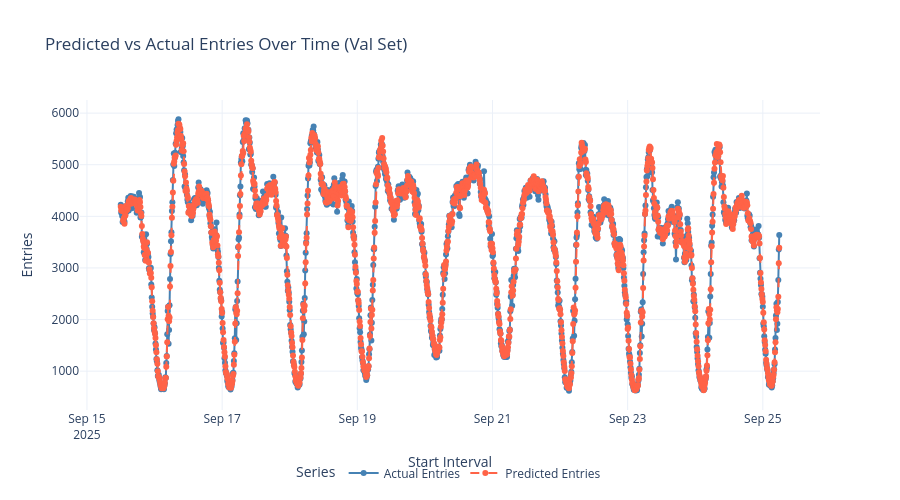

The notebook cell saved with this chart:
### Code cell
import pandas as pd
import plotly.graph_objects as go


input_path = "/Users/athmiha/Desktop/final report/xgb_val_preds_final.csv"
df_test_preds = pd.read_csv(input_path)


df_test_preds["start_interval"] = pd.to_datetime(df_test_preds["start_interval"])

entries_time_test = (
    df_test_preds.groupby("start_interval", as_index=False)[
        ["entries", "predicted_entries"]
    ]
    .sum()
    .sort_values("start_interval")
)

# plot
fig = go.Figure()

# Actual 
fig.add_trace(go.Scatter(
    x=entries_time_test["start_interval"],
    y=entries_time_test["entries"],
    mode="lines+markers",
    name="Actual Entries",
    line=dict(color="steelblue", width=2)
))

# Predicted 
fig.add_trace(go.Scatter(
    x=entries_time_test["start_interval"],
    y=entries_time_test["predicted_entries"],
    mode="lines+markers",
    name="Predicted Entries",
    line=dict(color="tomato", width=2, dash="dash")
))

# Layout
fig.update_layout(
    title="Predicted vs Actual Entries Over Time (Val Set)",
    xaxis_title="Start Interval",
    yaxis_title="Entries",
    hovermode="x unified",
    template="plotly_white",
    legend=dict(
        title="Series",
        orientation="h",
        yanchor="bottom", y=-0.25,
        xanchor="center", x=0.5
    ),
    height=500,
    width=900
)

fig.show()

### Figure 1 — Plotly figure (JSON) as saved in the notebook; plotly's stock layout.template omitted (floating-point values rounded to 4 significant figures; data arrays with more than 128 entries replaced by an {"elided": "..."} marker saying what was removed)
{"data": [{"line": {"color": "steelblue", "width": 2}, "mode": "lines+markers", "name": "Actual Entries", "type": "scatter", "x": {"elided": "1404 str values"}, "y": {"elided": "1404 int values"}}, {"line": {"color": "tomato", "dash": "dash", "width": 2}, "mode": "lines+markers", "name": "Predicted Entries", "type": "scatter", "x": {"elided": "1404 str values"}, "y": {"elided": "1404 float values"}}], "layout": {"height": 500, "hovermode": "x unified", "legend": {"orientation": "h", "title": {"text": "Series"}, "x": 0.5, "xanchor": "center", "y": -0.25, "yanchor": "bottom"}, "title": {"text": "Predicted vs Actual Entries Over Time (Val Set)"}, "width": 900, "xaxis": {"title": {"text": "Start Interval"}}, "yaxis": {"title": {"text": "Entries"}}}}
